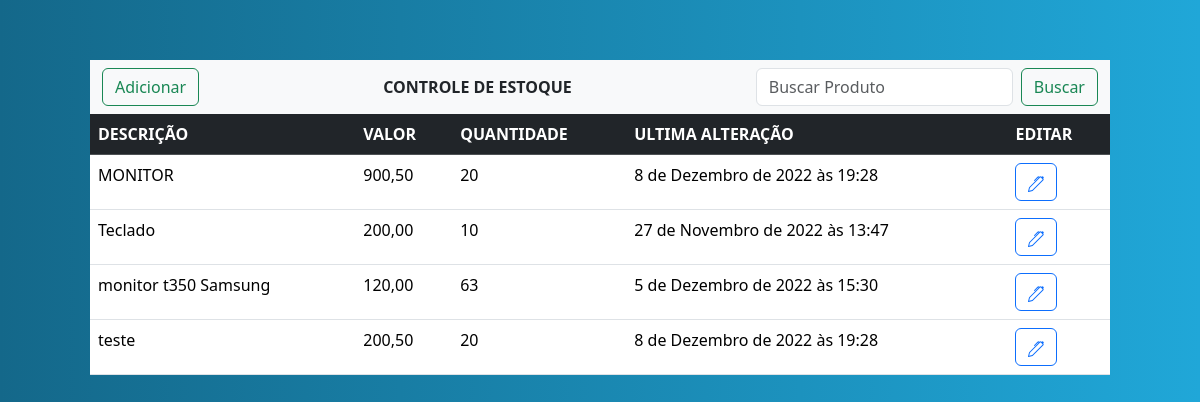
The app's page /, older data.
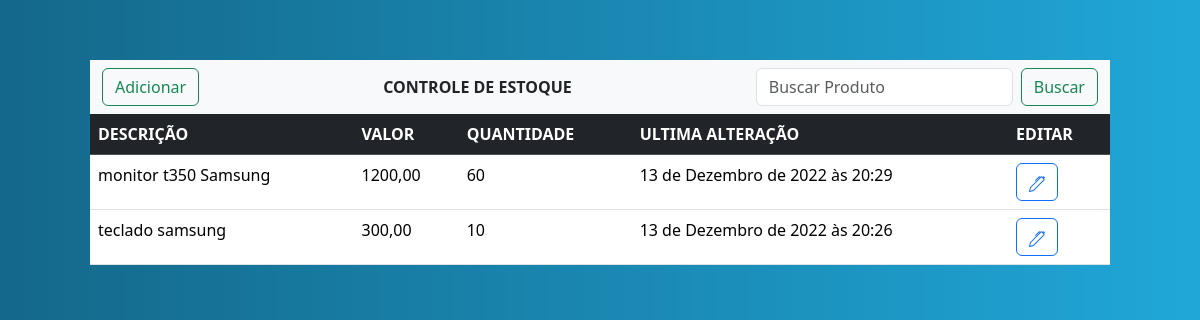
The same page, newer data.
### controle/models.py (models this page shows, shortened)
class Estoque(models.Model):
    descricao = models.CharField(max_length=100)
    valor = models.DecimalField(max_digits=7, decimal_places=2)
    quantidade = models.IntegerField()
    data = models.DateTimeField(auto_now=True)

### controle/views.py (the view)
# urls.py: 2. Add a URL to urlpatterns:  path('', views.home, name='home')
def home(request):
    dicionario = {}
    dicionario['dic'] = Estoque.objects.all()
    busca = request.GET.get('search')
    if busca:
        dicionario['dic'] = Estoque.objects.filter(descricao__icontains = busca)
    return render(request, 'controle/home.html', dicionario)

### controle/templates/controle/home.html (shortened to what this page needs)
<!doctype html>
<html lang="pt-br">
<head>
    <link href="https://cdn.jsdelivr.net/npm/bootstrap@5.3.1/dist/css/bootstrap.min.css" rel="stylesheet">
    <link rel="stylesheet" href="https://use.fontawesome.com/releases/v5.7.2/css/all.css">
</head>
<body>
<div class="container">
    <nav class="navbar bg-body-tertiary">
      <div class="container-fluid">
          <button type="button" class="btn btn-outline-success"> <a href="{% url 'add' %}">Adicionar </a> </button>
          <b>CONTROLE DE ESTOQUE</b>
        <form class="d-flex" role="search" method="get" id="form">
          <input class="form-control me-2" type="search" id="search" name="search" placeholder="Buscar Produto">
          <button class="btn btn-outline-success" type="submit">Buscar</button>
        </form>
      </div>
    </nav>
    <div class="tabela">
    <table class="table">
        <tr class="table-dark">
            <th> DESCRIÇÃO </th>
            <th> VALOR </th>
            <th> QUANTIDADE </th>
            <th> ULTIMA ALTERAÇÃO </th>
            <th> EDITAR </th>
        </tr>
        {% for item in dic %}
        <tr >
            <td >{{item.descricao}} </td>
            <td >{{item.valor}} </td>
            <td >{{item.quantidade}} </td>
            <td >{{item.data}} </td>
            <td > <button type="button" class="btn btn-outline-primary" id="bt_editar"><a href="{% url 'update' item.id%}">  </a></button> </td>
        </tr>
        {% endfor %}
    </table>
    </div>
</div>
</body>
</html>

Row changes from the older to the newer data that the page shows:
removed Estoque: descricao "MONITOR", valor "900,50", quantidade "20", data "8 de Dezembro de 2022 às 19:28"
removed Estoque: descricao "Teclado", valor "200,00", quantidade "10", data "27 de Novembro de 2022 às 13:47"
removed Estoque: descricao "teste", valor "200,50", quantidade "20", data "8 de Dezembro de 2022 às 19:28"
changed Estoque "monitor t350 Samsung": valor "120,00" → "1200,00"; quantidade "63" → "60"; data "5 de Dezembro de 2022 às 15:30" → "13 de Dezembro de 2022 às 20:29"
added Estoque: descricao "teclado samsung", valor "300,00", quantidade "10", data "13 de Dezembro de 2022 às 20:26"
